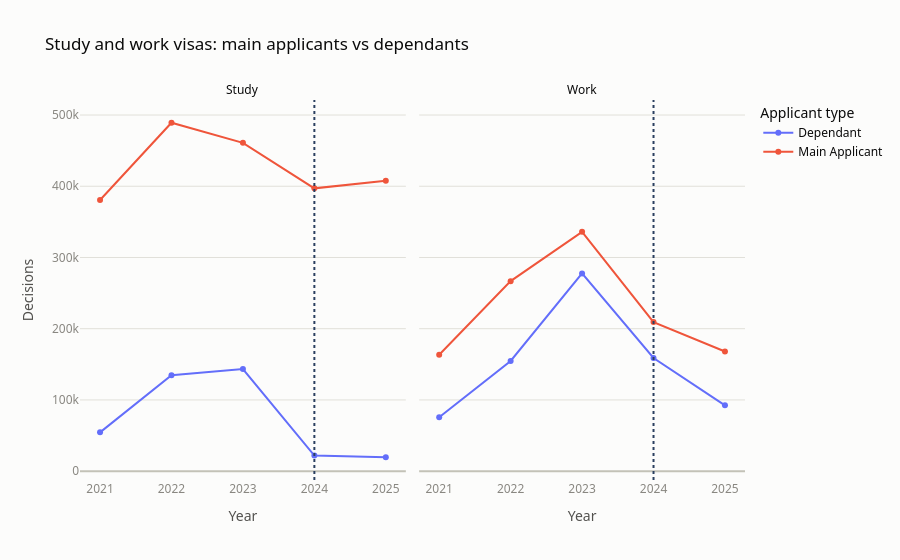

Here is the notebook cell this chart was saved with:
### Code cell
# Chart 2: study and work dependants, with the 2024 bans marked
deps_long = deps.stack().reset_index(name="Decisions")
fig = px.line(
    deps_long,
    x="Year", y="Decisions",
    color="Applicant type",
    facet_col="Visa type group",
    markers=True,
    title="Study and work visas: main applicants vs dependants",
    color_discrete_map={"Dependant": "#636EFA", "Main Applicant": "#EF553B"},
)
fig.update_xaxes(dtick=1, tickformat="d")
fig.add_vline(x=2024, line_dash="dot")
fig.for_each_annotation(lambda a: a.update(text=a.text.split("=")[-1]))
fig.show()

### Figure 1 — Plotly figure (JSON) as saved in the notebook; plotly's stock layout.template omitted (floating-point values rounded to 4 significant figures)
{"data": [{"hovertemplate": "Applicant type=Dependant<br>Visa type group=Study<br>Year=%{x}<br>Decisions=%{y}<extra></extra>", "legendgroup": "Dependant", "line": {"color": "#636EFA", "dash": "solid"}, "marker": {"symbol": "circle"}, "mode": "lines+markers", "name": "Dependant", "orientation": "v", "showlegend": true, "type": "scatter", "x": [2021, 2022, 2023, 2024, 2025], "xaxis": "x", "y": [54486, 134571, 143276, 21899, 19553], "yaxis": "y"}, {"hovertemplate": "Applicant type=Dependant<br>Visa type group=Work<br>Year=%{x}<br>Decisions=%{y}<extra></extra>", "legendgroup": "Dependant", "line": {"color": "#636EFA", "dash": "solid"}, "marker": {"symbol": "circle"}, "mode": "lines+markers", "name": "Dependant", "orientation": "v", "showlegend": false, "type": "scatter", "x": [2021, 2022, 2023, 2024, 2025], "xaxis": "x2", "y": [75677, 154783, 277620, 158871, 92412], "yaxis": "y2"}, {"hovertemplate": "Applicant type=Main Applicant<br>Visa type group=Study<br>Year=%{x}<br>Decisions=%{y}<extra></extra>", "legendgroup": "Main Applicant", "line": {"color": "#EF553B", "dash": "solid"}, "marker": {"symbol": "circle"}, "mode": "lines+markers", "name": "Main Applicant", "orientation": "v", "showlegend": true, "type": "scatter", "x": [2021, 2022, 2023, 2024, 2025], "xaxis": "x", "y": [380624, 489127, 460977, 397033, 407787], "yaxis": "y"}, {"hovertemplate": "Applicant type=Main Applicant<br>Visa type group=Work<br>Year=%{x}<br>Decisions=%{y}<extra></extra>", "legendgroup": "Main Applicant", "line": {"color": "#EF553B", "dash": "solid"}, "marker": {"symbol": "circle"}, "mode": "lines+markers", "name": "Main Applicant", "orientation": "v", "showlegend": false, "type": "scatter", "x": [2021, 2022, 2023, 2024, 2025], "xaxis": "x2", "y": [163516, 266782, 336007, 209268, 168018], "yaxis": "y2"}], "layout": {"annotations": [{"showarrow": false, "text": "Study", "x": 0.245, "xanchor": "center", "xref": "paper", "y": 1, "yanchor": "bottom", "yref": "paper"}, {"showarrow": false, "text": "Work", "x": 0.755, "xanchor": "center", "xref": "paper", "y": 1, "yanchor": "bottom", "yref": "paper"}], "autosize": true, "legend": {"title": {"text": "Applicant type"}, "tracegroupgap": 0}, "shapes": [{"line": {"dash": "dot"}, "type": "line", "x0": 2024, "x1": 2024, "xref": "x", "y0": 0, "y1": 1, "yref": "y domain"}, {"line": {"dash": "dot"}, "type": "line", "x0": 2024, "x1": 2024, "xref": "x2", "y0": 0, "y1": 1, "yref": "y2 domain"}], "title": {"text": "Study and work visas: main applicants vs dependants"}, "xaxis": {"anchor": "y", "autorange": true, "domain": [0, 0.49], "dtick": 1, "range": [2021.0, 2025.0], "tickformat": "d", "title": {"text": "Year"}, "type": "linear"}, "xaxis2": {"anchor": "y2", "autorange": true, "domain": [0.51, 1], "dtick": 1, "matches": "x", "range": [2021.0, 2025.0], "tickformat": "d", "title": {"text": "Year"}, "type": "linear"}, "yaxis": {"anchor": "x", "autorange": true, "domain": [0, 1], "range": [-19200.0, 527900.0], "title": {"text": "Decisions"}, "type": "linear"}, "yaxis2": {"anchor": "x2", "autorange": true, "domain": [0, 1], "matches": "y", "range": [-19200.0, 527900.0], "showticklabels": false, "type": "linear"}}}
